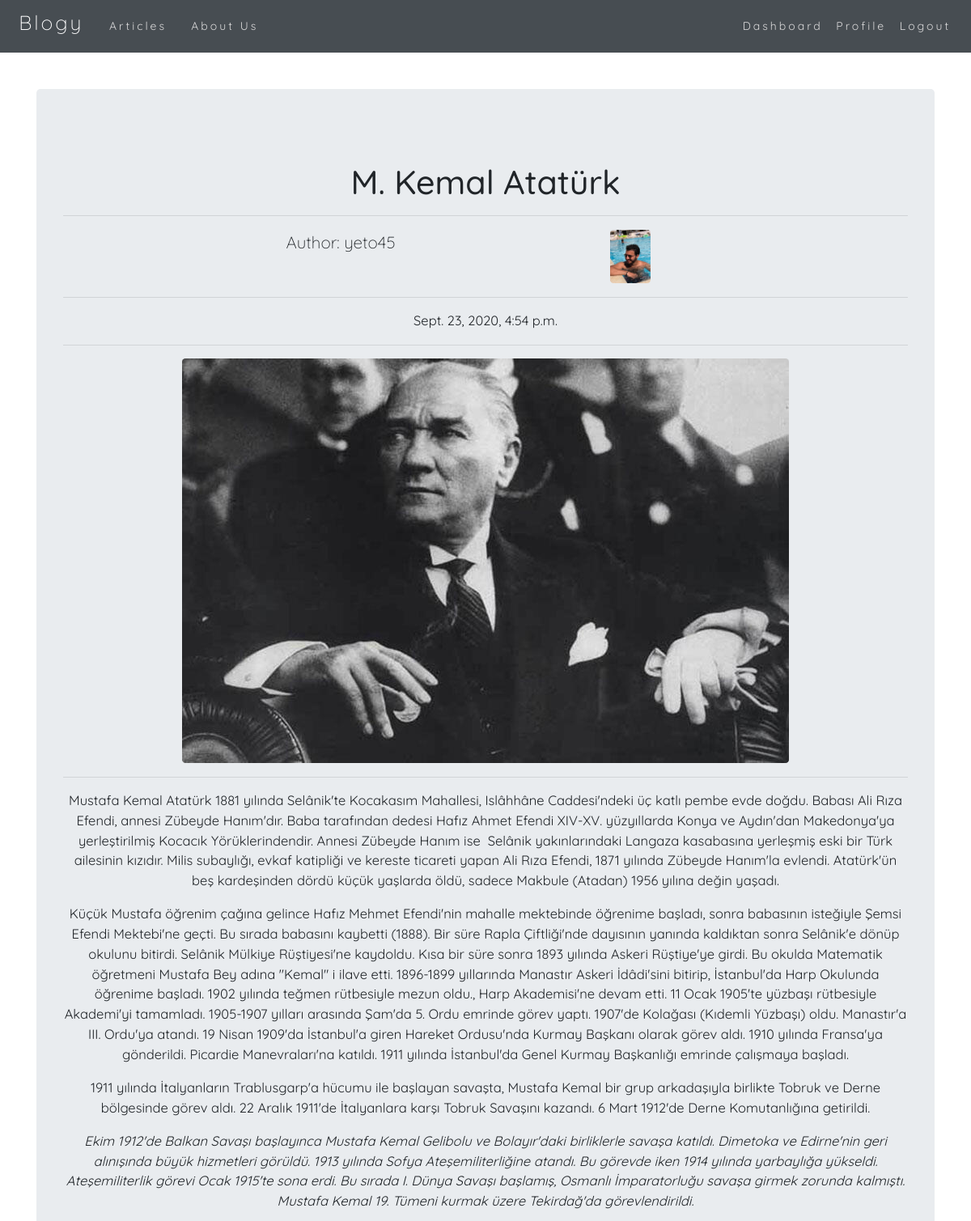
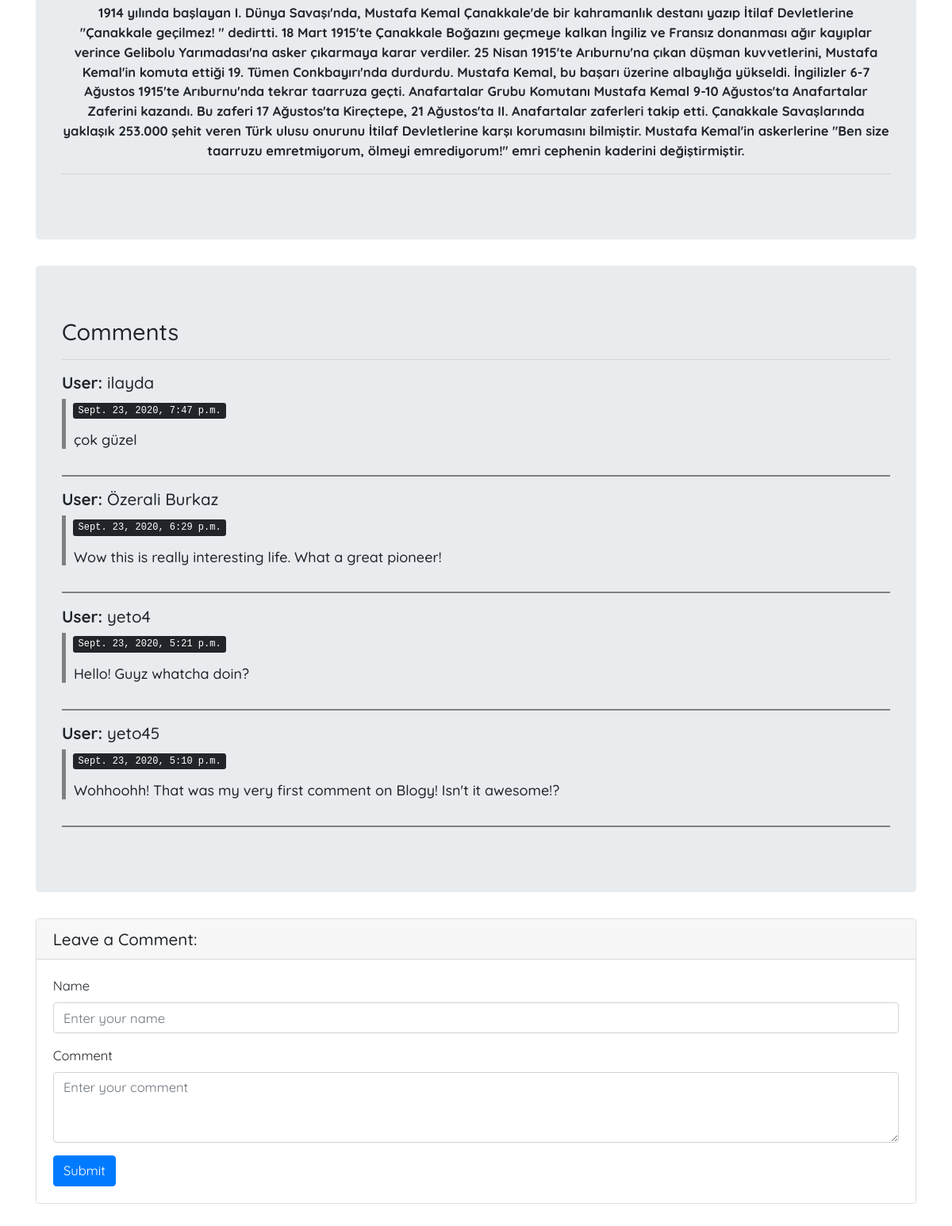
Page /articles/article/1 (signed in) on the committed database (2 pictures, top to bottom).
### article/models.py (models this page shows, shortened)
class Article(models.Model):
    author = models.ForeignKey("auth.User", on_delete=models.CASCADE) #on_delete=models.CASCADE sayesinde user silince tüm verileri de silinir
    title = models.CharField(max_length = 50) #,verbose_name = "blabla" yaparsan admin panelde ismi blabla olur
    content = RichTextField() #,verbose_name = "blabla" yaparsan admin panelde ismi blabla olur
    created_date = models.DateTimeField(auto_now_add=True)#auto_now_add=True sayesinde o anki tarihi oto alır
    article_image = models.FileField(upload_to='article_pics',blank = True,null=True,verbose_name="Add Image")
    class Meta:
        ordering = ['-created_date']

class Comment(models.Model):
    article = models.ForeignKey(Article, on_delete= models.CASCADE, related_name="comments")
    comment_author = models.CharField(max_length = 120, verbose_name = "Author",null=True)
    comment_content = models.CharField(max_length = 180, verbose_name = "Content",null=True)
    comment_date = models.DateTimeField(auto_now_add=True)
    class Meta:
        ordering = ['-comment_date']

### user/models.py (models this page shows, shortened)
class Profile(models.Model):
    user = models.OneToOneField(User, on_delete=models.CASCADE)
    image = models.ImageField(default = 'default.jpg', upload_to='profile_pics')

### article/views.py (the view)
@login_required(login_url= "user:login")
def detail(request,id):
    article = get_object_or_404(Article,id = id)
    comments = article.comments.all()
    return render(request,"detail.html",{"article":article,"comments":comments})

### templates/detail.html (shortened to what this page needs)
{% extends "layout.html" %}
{% block blogbody %}
<div class="jumbotron text-center">
    <div class="row">
        <div class="col">
        <h1 class="mt-4">{{article.title}}</h1>
        <hr>
        <div class="row justify-content-center">
            <div class="col-4">
                <p class="lead">
                    Author: {{article.author}}
                </p>
            </div>
                <div class="col-4">
                    <img class= "rounded" src="{{ article.author.profile.image.url }}" style="width:100%;max-width:50px">
                </div>
            </div>
        <hr>
        <p>{{article.created_date}}</p>
        <hr>
        {% if article.article_image %}
            <img class="img-fluid rounded" src="{{article.article_image.url}}" alt="">
            <hr>
        {% endif %}
        <p class="lead">
            {{article.content|safe}}
        </p>
        <hr>
        </div>
    </div>
</div>
<div class="jumbotron">
    <h3>Comments</h3>
    <hr>
    {% if comments %}
        {% for comment in comments %}
        <div class="media mb-4">
            <div class="media-body">
            <h5 class="mt-0"><strong> User: </strong>{{comment.comment_author}}</h5>
            <div style="border-left: thick solid #808080;">
                <p>&nbsp;&nbsp;<kbd style="font-size: 12px;">{{comment.comment_date}}</kbd></p>
                <h6 style="font-size: 18px;">&nbsp;&nbsp;{{comment.comment_content}}</h6>
            </div>
            </div>
        </div>
        <hr style="height:2px;border-width:0;color:#808080;background-color:gray">
        {% endfor %}
    {% else %}
        <div class = "alert alert-danger">
            No comment yet! Be the first to comment on this article!
        </div>
    {% endif %}
</div>
      <div class="card my-4">
        <h5 class="card-header">Leave a Comment:</h5>
        <div class="card-body">
          <form method = "POST" action="{% url 'article:comment' article.id%}">
            <div class="form-group">
                <label for="formGroupExampleInput">Name</label>
                <input name = name type="text" class="form-control" id="formGroupExampleInput" placeholder="Enter your name">
            </div>
            <div class="form-group">
                <label for="formcomment">Comment</label>
              <textarea name = body id = "formcomment" class="form-control" rows="3" placeholder="Enter your comment"></textarea>
            </div>
            <button type="submit" class="btn btn-primary">Submit</button>
          </form>
        </div>
      </div>
{% endblock %}

### templates/layout.html (shortened to what this page needs)
{% load static %}
<!DOCTYPE html>
<html lang="en">
<head>
    <link rel="stylesheet" href="{% static 'css/bootstrap.min.css'%}">
    <link rel="stylesheet" href="{% static 'css/cover1.css'%}">
    <link rel="stylesheet" href="{% static 'css/style.css'%}">
</head>
<body>
    {% include 'includes/navbar.html' %}
    <br>
    <br>
    <div style="margin-top: 60px; margin-bottom:100px" class="container">
            {% block blogbody %}
            {% endblock %}
    </div>
</body>
</html>

### templates/includes/navbar.html (shortened to what this page needs)
{% load static %}
<head>
<link rel="stylesheet" href="{% static 'css/navbar.css'%}">
</head>
<nav class="navbar navbar-expand-sm bg-dark navbar-dark fixed-top">
  <a class="navbar-brand" href="{% url 'main' %}"><h4 style="font-weight: 200;">Blogy</h4></a>
  <div class="collapse navbar-collapse" id="navbarSupportedContent">
    <ul class="navbar-nav mr-auto">
      <li>
        <a class="nav-link" href="{% url 'article:articles' %}">Articles</a>
      </li>
      <li>
        <a class="nav-link" href="{% url 'about' %}">About Us</a>
      </li>
    </ul>
    <ul class="navbar-nav ml-auto">
        {% if request.user.is_authenticated %}
        <li>
          <a class="nav-link" href="{% url 'user:dashboard' %}">Dashboard</a>
        </li>
        <li>
          <a class="nav-link" href="{% url 'user:profile' %}">Profile</a>
        </li>
        <li>
          <a class="nav-link" href="{% url 'user:logout' %}">Logout</a>
        </li>
        {% endif %}
    </ul>
  </div>
</nav>

### static/css/cover1.css (style rules this page uses)
body { background-image: url(/static/images/sample1.jpg); background-size: 1800px 900px; background-repeat: no-repeat; background-position: top; background-attachment: fixed; }

### static/css/style.css (style rules this page uses)
html, body { margin: 0; padding: 0; box-sizing: border-box; font-family: "Quicksand", sans-serif; font-size: 100%; font-size: 16.5px; }

### static/css/navbar.css (style rules this page uses)
.navbar { margin-bottom: 0; background-color: #2d2d30; border: 0; font-size: 14px !important; letter-spacing: 3px; opacity: 0.9; }
.navbar li a { color: #d5d5d5 !important; }

### rows in the picture
Article: title "M. Kemal Atatürk", author "yeto45", author.profile.image (picture), created_date "Sept. 23, 2020, 4:54 p.m.", article_image (picture), content "Mustafa Kemal Atatürk 1881 yılında Selânik'te Kocakasım Mahallesi, Islâhhâne Caddesi'ndeki üç katlı pembe evde doğdu. Babası Ali Rıza Efendi, annesi Zübeyde Hanım'dır. Baba tarafından dedesi Hafız Ahmet Efendi XIV-XV. yüzyıllarda Konya ve Aydın'dan Makedonya'ya yerleştirilmiş Kocacık Yörüklerindendir. Annesi Zübeyde Hanım ise Selânik yakınlarındaki Langaza kasabasına yerleşmiş eski bir Türk ailesinin kızıdır. Milis subaylığı, evkaf katipliği ve kereste ticareti yapan Ali Rıza Efendi, 1871 yılında Zübeyde Hanım'la evlendi. Atatürk'ün beş kardeşinden dördü küçük yaşlarda öldü, sadece Makbule (Atadan) 1956 yılına değin yaşadı. Küçük Mustafa öğrenim çağına gelince Hafız Mehmet Efendi'nin…"
Comment: comment_author "ilayda", comment_date "Sept. 23, 2020, 7:47 p.m.", comment_content "çok güzel"
Comment: comment_author "Özerali Burkaz", comment_date "Sept. 23, 2020, 6:29 p.m.", comment_content "Wow this is really interesting life. What a great pioneer!"
Comment: comment_author "yeto4", comment_date "Sept. 23, 2020, 5:21 p.m.", comment_content "Hello! Guyz whatcha doin?"
Comment: comment_author "yeto45", comment_date "Sept. 23, 2020, 5:10 p.m.", comment_content "Wohhoohh! That was my very first comment on Blogy! Isn't it awesome!?"
